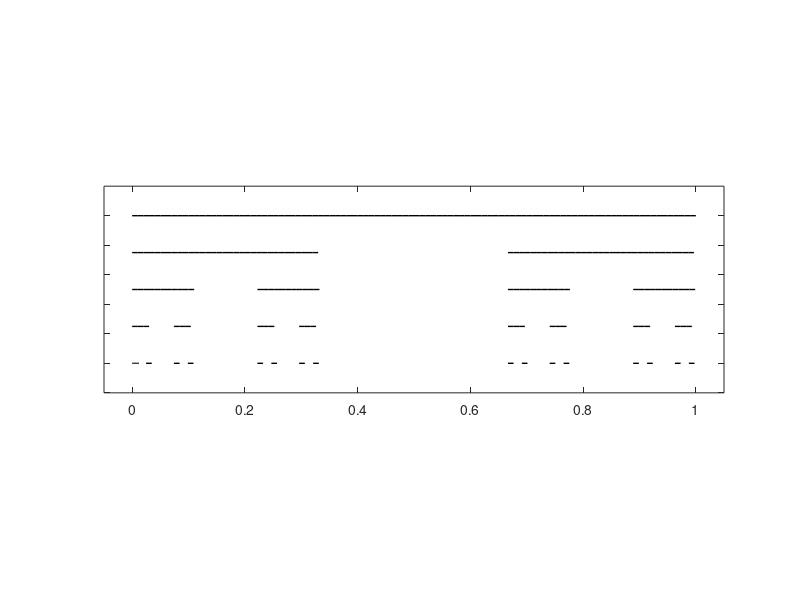
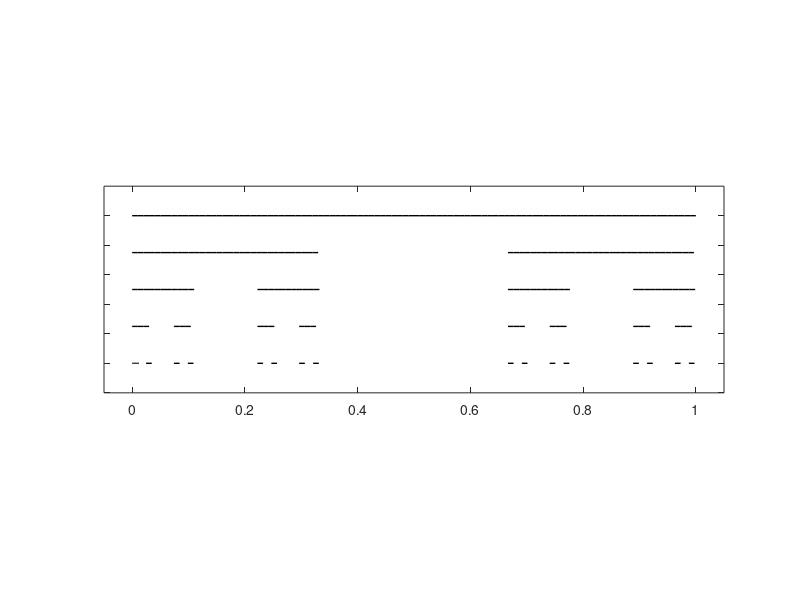

Write the MATLAB code that produced these figures, in order.
clear all
close all
clc

n = 0
h = 1 - n*.25;
x1 = 0;
x2 = x1 + 1/3^n;
x = x1:.01:x2;
y = h*ones(size(x));
plot(x,y,'k-','linewidth',1) 
hold on
n = 1
h = 1 - n*.25;
x1 = 0;
x2 = x1 + 1/3^n;
x = x1:.01:x2;
y = h*ones(size(x));
plot(x,y,'k-','linewidth',1) 
x1 = x1 + 2/3^n
x2 = x1 + 1/3^n;
x = x1:.01:x2;
y = h*ones(size(x));
plot(x,y,'k-','linewidth',1) 
n = 2
h = 1 - n*.25;
x1 = 0;
x2 = x1 + 1/3^n;
x = x1:.01:x2;
y = h*ones(size(x));
plot(x,y,'k-','linewidth',1) 
x1 = x1 + 2/3^n
x2 = x1 + 1/3^n;
x = x1:.01:x2;
y = h*ones(size(x));
plot(x,y,'k-','linewidth',1) 
x1 = 2/3;
x2 = x1 + 1/3^n;
x = x1:.01:x2;
y = h*ones(size(x));
plot(x,y,'k-','linewidth',1) 
x1 = 2/3 + 2/3^n;
x2 = x1 + 1/3^n;
x = x1:.01:x2;
y = h*ones(size(x));
plot(x,y,'k-','linewidth',1) 

n = 3
h = 1 - n*.25;
x1 = 0;
x2 = x1 + 1/3^n;
x = x1:.01:x2;
y = h*ones(size(x));
plot(x,y,'k-','linewidth',1) 
x1 = 2/3^n
x2 = x1 + 1/3^n;
x = x1:.01:x2;
y = h*ones(size(x));
plot(x,y,'k-','linewidth',1) 
y1 = x1;

x1 = 2/3^(n-1);
x2 = x1 + 1/3^n;
x = x1:.01:x2;
y = h*ones(size(x));
plot(x,y,'k-','linewidth',1) 
y2 = x1;
x1 = 2/3^(n-1) + 2/3^n;
x2 = x1 + 1/3^n;
x = x1:.01:x2;
y = h*ones(size(x));
plot(x,y,'k-','linewidth',1) 
y3 = x1;

x1 = 2/3;
x2 = x1 + 1/3^n;
x = x1:.01:x2;
y = h*ones(size(x));
plot(x,y,'k-','linewidth',1) 
y4 = x1;
x1 = 2/3 + 2/3^n;
x2 = x1 + 1/3^n;
x = x1:.01:x2;
y = h*ones(size(x));
plot(x,y,'k-','linewidth',1) 
y5 = x1;

x1 = 2/3 + 2/3^(n-1);
x2 = x1 + 1/3^n;
x = x1:.01:x2;
y = h*ones(size(x));
plot(x,y,'k-','linewidth',1) 
y6 = x1;
x1 = 2/3 + 2/3^(n-1) + 2/3^n;
x2 = x1 + 1/3^n;
x = x1:.01:x2;
y = h*ones(size(x));
plot(x,y,'k-','linewidth',1) 
y7 = x1;

n=4
h = 1 - n*.25;
x1 = 0;
x2 = 1/3^n;
x = x1:.001:x2;
y = h*ones(size(x));
plot(x,y,'k-','linewidth',1) 
x1 = 2/3^n;
x2 = x1 + 1/3^n;
x = x1:.01:x2;
y = h*ones(size(x));
plot(x,y,'k-','linewidth',1) 

x1 = y1;
x2 = x1 + 1/3^n;
x = x1:.01:x2;
y = h*ones(size(x));
plot(x,y,'k-','linewidth',1) 
x1 = x1 + 2/3^n;
x2 = x1 + 1/3^n;
x = x1:.01:x2;
y = h*ones(size(x));
plot(x,y,'k-','linewidth',1) 

x1 = y2;
x2 = x1 + 1/3^n;
x = x1:.01:x2;
y = h*ones(size(x));
plot(x,y,'k-','linewidth',1) 
x1 = x1 + 2/3^n;
x2 = x1 + 1/3^n;
x = x1:.01:x2
y = h*ones(size(x));
plot(x,y,'k-','linewidth',1) 

x1 = y3;
x2 = x1 + 1/3^n;
x = x1:.01:x2;
y = h*ones(size(x));
plot(x,y,'k-','linewidth',1)
x1 = x1 + 2/3^n;
x2 = x1 + 1/3^n;
x = x1:.01:x2;
y = h*ones(size(x));
plot(x,y,'k-','linewidth',1) 

x1 = y4;
x2 = x1 + 1/3^n;
x = x1:.01:x2;
y = h*ones(size(x));
plot(x,y,'k-','linewidth',1) 
x1 = x1 + 2/3^n;
x2 = x1 + 1/3^n;
x = x1:.01:x2;
y = h*ones(size(x));
plot(x,y,'k-','linewidth',1) 

x1 = y5;
x2 = x1 + 1/3^n;
x = x1:.01:x2;
y = h*ones(size(x));
plot(x,y,'k-','linewidth',1) 
x1 = x1 + 2/3^n;
x2 = x1 + 1/3^n;
x = x1:.01:x2;
y = h*ones(size(x));
plot(x,y,'k-','linewidth',1) 

x1 = y6;
x2 = x1 + 1/3^n;
x = x1:.01:x2;
y = h*ones(size(x));
plot(x,y,'k-','linewidth',1) 
x1 = x1 + 2/3^n;
x2 = x1 + 1/3^n;
x = x1:.01:x2;
y = h*ones(size(x));
plot(x,y,'k-','linewidth',1) 

x1 = y7;
x2 = x1 + 1/3^n;
x = x1:.01:x2;
y = h*ones(size(x));
plot(x,y,'k-','linewidth',1) 
x1 = x1 + 2/3^n;
x2 = x1 + 1/3^n;
x = x1:.01:x2;
y = h*ones(size(x));
plot(x,y,'k-','linewidth',1) 
pbaspect([3 1 1])
axis([ -.05, 1.05 -.2 1.2])
%textt='Toward the Cantor Set'
set(gca,'YTickLabel',[]);
sf = 16;
%title(textt,'Interpreter','latex','FontSize',sf)
print -dpdf cantor.pdf
print -deps /Users/kevin/papers/math/cantor







